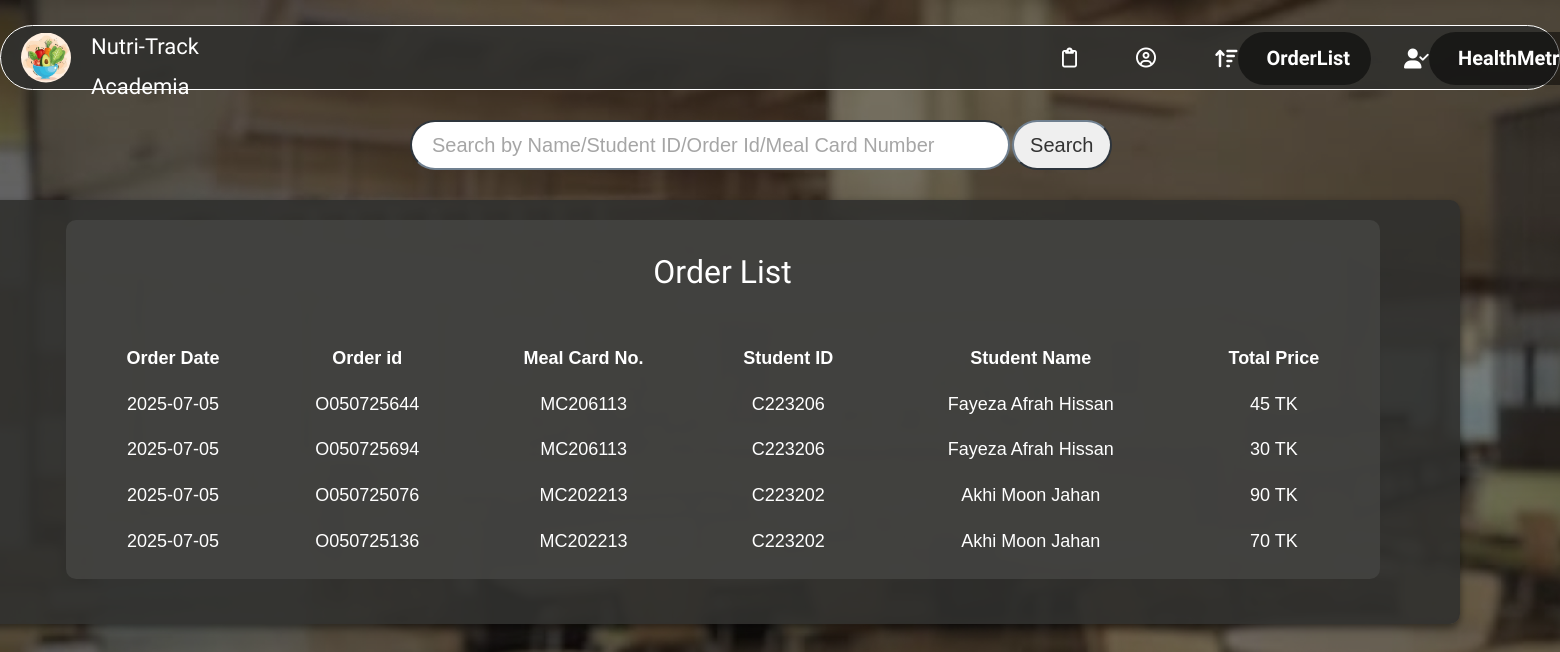
Screenshot of /order_list.php (signed in) with the database file from the repository.
### tables this page shows
CREATE TABLE `order_info` (
  `meal_cn` varchar(8) NOT NULL,
  `order_id` varchar(10) NOT NULL,
  `order_date` date NOT NULL,
  `total_price` int(11) NOT NULL
);

CREATE TABLE `stu_info` (
  `student_id` varchar(100) NOT NULL,
  `stu_name` varchar(100) NOT NULL,
  `email` varchar(255) NOT NULL,
  `password` varchar(255) NOT NULL,
  `department` varchar(100) NOT NULL,
  `semester` int(11) NOT NULL,
  `varsity_pin` varchar(12) NOT NULL,
  `meal_cn` varchar(8) DEFAULT NULL
);

### order_list.php (the view, shortened to what this page needs)
<?php
include 'db_connection.php';
$search_query = "";
$result = mysqli_query($connection,"SELECT stu_info.stu_name, stu_info.student_id,
order_info.* FROM order_info
INNER JOIN stu_info ON order_info.meal_cn = stu_info.meal_cn $search_query");
?>
<!DOCTYPE html>
<html lang="en">
  <head>
    <link rel="stylesheet" href="https://maxcdn.bootstrapcdn.com/bootstrap/3.4.1/css/bootstrap.min.css">
    <link rel="stylesheet" href="https://cdnjs.cloudflare.com/ajax/libs/font-awesome/6.2.1/css/all.min.css"/>
  </head>
  <body>
      <nav class="navbar">
        <img id="ntac_logo" src="images/ntac_logo.jpeg">
        <h1><a href="home.php">Nutri-Track Academia</a></h1>
    <div class="icon-section">
      <ul class="navbar-icons">
        <li class="navbar-icon">
        <i class="fa-regular fa-clipboard"></i>
        <a href="meal_menu_editing.php" class="btn btn-dark"><span>MenuEdit</span></a>
        </li>
        <li class="navbar-icon">
          <i class="fa-regular fa-circle-user"></i>
          <a href="update_admin.php" class="btn btn-dark"><span>Profile</span></a>
        </li>
        <li class="navbar-icon active">
        <i class="fa-solid fa-arrow-up-wide-short"></i>
        <a href="#" class="btn btn-dark"><span>OrderList</span></a>
        </li>
        <li class="navbar-icon active">
          <i class="fa-solid fa-user-check"></i>
          <a href="admin_bmi_history.php" class="btn btn-dark"><span>HealthMetrics</span></a>
        </li>
      </ul>
      </div>
    </nav>
     <form method="GET" action="">
  <input
    type="text"
    name="search"
    id="search_bar"
    placeholder="Search by Name/Student ID/Order Id/Meal Card Number"
    value="<?php echo $_GET['search'] ?? ''; ?>"
  >
  <button type="submit" id="search_button">Search</button>
</form>
    <div id="order-container">
    <div class="order-item">
          <h3>Order List</h3><br>
          <table class="order-table">
              <tr>
                  <th>Order Date</th>
                  <th>Order id</th>
                  <th>Meal Card No.</th>
                  <th>Student ID</th>
                  <th>Student Name</th>
                  <th>Total Price</th>
              </tr>
              <?php
               while ($row = mysqli_fetch_array($result)) {
                $order_id=$row['order_id']; ?>
                  <tr>
                      <td><?php echo $row['order_date']; ?></td>
                      <td><?php echo $row['order_id']; ?></td>
                      <td><?php echo $row['meal_cn']; ?></td>
                      <td><?php echo $row['student_id']; ?></td>
                      <td><?php echo $row['stu_name']; ?></td>
                      <td><?php echo $row['total_price']; ?> TK</td>
                  </tr>
              <?php } ?>
          </table>
  </div>
  </body>
</html>

### order_list.php (style rules this page uses)
:root { --white: #ffffff; --black: #000000; --green: white; --green-light-opacity: rgba(0, 0, 0, 0.5); }
* { margin: 0; padding: 0; outline: none; list-style-type: none; box-sizing: border-box; font-family: Arial, sans-serif; }
html, body { font-size: 62.5%; ; }
body { display: flex; position: relative; height: 100%; width: 100%; background-image: linear-gradient(rgba(0, 0, 0, 0.5), rgba(0, 0, 0, 0.5)), url('images/nice 4.jpg'); }
.navbar { display: flex; align-items: center; height: 6.5rem; padding: 1rem; margin-top: 25px; width: 100%; background-color: rgba(48, 48, 46, 0.9); border: 1px solid var(--white); border-radius: 50px; box-shadow: var(--shadow-black); font-family: "Sofia", sans-serif; }
.navbar-icons { flex: 1; display: flex; align-items: center; justify-content: space-around; }
.navbar-icon { flex: 20%; display: flex; align-items: center; justify-content: space-evenly; text-decoration: none; cursor: pointer; border-radius: 35px; padding: 1.1rem 2rem 1.1rem 1.3rem; color: white; }
.navbar-icon i { font-size: 2rem; color: var(--green-dark); }
.navbar-icon a span { opacity: 0; font-size: 1.5rem; font-weight: 600; color: var(--green); margin-left: -12rem; transition: opacity 0.1s ease, margin-left 0.5s ease; font-family: "Sofia", sans-serif; }
.active.navbar-icon a { display: flex; align-items: center; border-radius: 35px; width: auto; background-color: var(--green-light-opacity); padding: 1.1rem 2rem 1.1rem 1.3rem; }
.active.navbar-icon i { color: var(--green); }
.active.navbar-icon span { opacity: 1; font-size: 20px; margin-left: 1.5rem; font-family: "Sofia", sans-serif; }
#ntac_logo { height: 50px; width:50px; clip-path: circle(); margin-right: 20px; margin-left: 10px; }
.navbar h1 a { font-size: 22px; font-family: "Sofia", sans-serif; color:#ffffff; }
.icon-section { margin-left:850px; width:500px; margin-bottom: -12px; }
#order-container { display: flex; justify-content: space-around; align-items: center; width: 1500px; height: fit-content; background: rgba(48, 48, 46, 0.9); padding: 20px; border-radius: 10px; box-shadow: 0 4px 8px rgba(0, 0, 0, 0.5); margin-top: 200px; margin-left: -1600px; }
.order-item { width: 90%; height: auto; background: rgba(67, 67, 65, 0.9); border-radius: 10px; display: flex; flex-direction: column; align-items: center; padding: 15px; transition: all 0.5s ease-in-out; font-size: 18px; font-family: Arial, sans-serif; margin: 0 0 25px 25px; }
.order-item h3 { color: white; font-family: "Sofia", sans-serif; font-size: 32px; }
.order-table { width: 100%; margin-top: 10px; color: white; }
.order-table th, .order-table td { padding: 10px; text-align: center; }
#search_bar { border-radius: 30px; width: 600px; height: 50px; border-color: slategray; margin-top: 120px; margin-left: -1150px; font-size: 20px; padding: 10px 20px; color: black; background-color: white; }
#search_bar::placeholder { color: gray; opacity: 0.7; }
#search_button { border-radius: 30px; width: 100px; height: 50px; font-size: 20px; border-color: slategray; }

### rows the page displays
order_info: order_date "2025-07-05", order_id "O050725644", meal_cn "MC206113", stu_info.student_id "C223206", stu_info.stu_name "Fayeza Afrah Hissan", total_price "45"
order_info: order_date "2025-07-05", order_id "O050725694", meal_cn "MC206113", stu_info.student_id "C223206", stu_info.stu_name "Fayeza Afrah Hissan", total_price "30"
order_info: order_date "2025-07-05", order_id "O050725076", meal_cn "MC202213", stu_info.student_id "C223202", stu_info.stu_name "Akhi Moon Jahan", total_price "90"
order_info: order_date "2025-07-05", order_id "O050725136", meal_cn "MC202213", stu_info.student_id "C223202", stu_info.stu_name "Akhi Moon Jahan", total_price "70"
